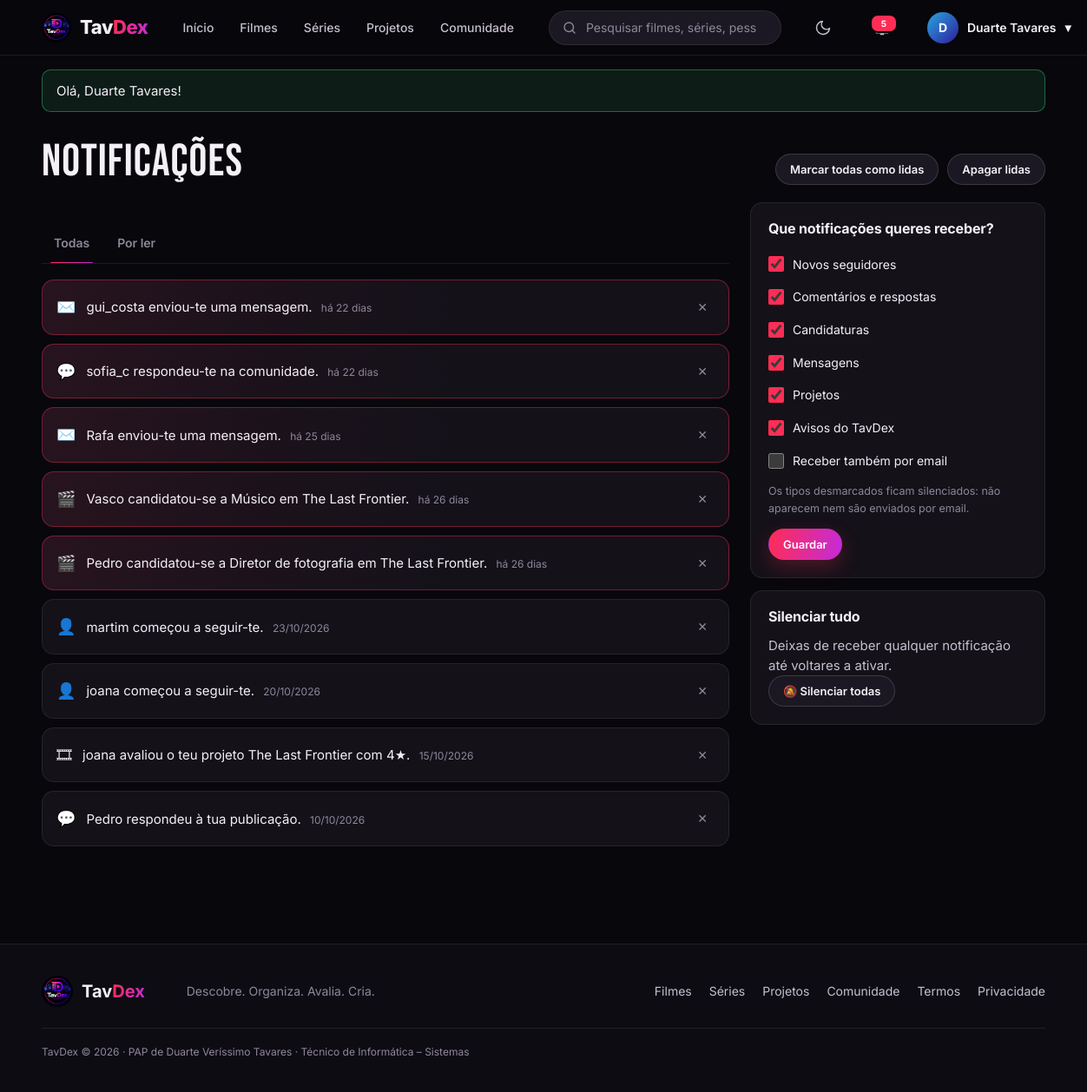
/notificacoes.php (signed in), run on the app's committed database.
### tables this page shows
CREATE TABLE utilizadores (
    id INT AUTO_INCREMENT PRIMARY KEY,
    nome VARCHAR(20) NOT NULL UNIQUE,                 
    nome_exibicao VARCHAR(50) NULL,                   
    email VARCHAR(120) NOT NULL UNIQUE,
    email_verificado BOOLEAN NOT NULL DEFAULT 0,      
    email_pendente VARCHAR(120) NULL,                 
    password_hash VARCHAR(255) NULL,
    google_id VARCHAR(50) NULL UNIQUE,                
    google_email VARCHAR(120) NULL,
    bio VARCHAR(160) NOT NULL DEFAULT '',
    localizacao VARCHAR(40) NOT NULL DEFAULT '',
    cor SMALLINT NOT NULL DEFAULT 330,               
    foto MEDIUMBLOB NULL,                             
    foto_versao INT NOT NULL DEFAULT 0,               
    tema_banner ENUM('colina','pipocas','claquete','pelicula','marquise') NOT NULL DEFAULT 'colina',    
    banner MEDIUMBLOB NULL,                           
    banner_versao INT NOT NULL DEFAULT 0,             
    mostrar_listas BOOLEAN NOT NULL DEFAULT 1,        
    mostrar_seguidores BOOLEAN NOT NULL DEFAULT 1,    
    papel ENUM('utilizador','admin') NOT NULL DEFAULT 'utilizador',
    bloqueado BOOLEAN NOT NULL DEFAULT 0,
    notif_email BOOLEAN NOT NULL DEFAULT 0,           
    ultimo_login DATETIME NULL,
    criado_em TIMESTAMP NOT NULL DEFAULT CURRENT_TIMESTAMP
);

CREATE TABLE notificacoes (
    id INT AUTO_INCREMENT PRIMARY KEY,
    utilizador_id INT NOT NULL,
    tipo ENUM('seguidor','comentario','candidatura','mensagem','projeto','sistema') NOT NULL,
    texto VARCHAR(255) NOT NULL,
    link VARCHAR(200) NOT NULL DEFAULT '',
    lida BOOLEAN NOT NULL DEFAULT 0,
    criado_em TIMESTAMP NOT NULL DEFAULT CURRENT_TIMESTAMP,
    FOREIGN KEY (utilizador_id) REFERENCES utilizadores(id) ON DELETE CASCADE
);

### notificacoes.php (the view, shortened to what this page needs)
<?php
require 'lib.php';
$u = exigir_login();
$uid = (int)$u['id'];
$tipos = ['seguidor' => 'Novos seguidores', 'comentario' => 'Comentários e respostas', 'candidatura' => 'Candidaturas', 'mensagem' => 'Mensagens', 'projeto' => 'Projetos', 'sistema' => 'Avisos do TavDex'];
$filtro = $_GET['f'] ?? 'todas';
[$lista, $total, $pag] = paginado('SELECT * FROM notificacoes WHERE utilizador_id = ?' . ($filtro === 'por_ler' ? ' AND lida = 0' : ''), [$uid], 'ORDER BY criado_em DESC, id DESC', 20);
$silenciadas = array_column(linhas('SELECT tipo FROM notif_silenciadas WHERE utilizador_id = ?', [$uid]), 'tipo');
$icones = ['seguidor' => '👤', 'comentario' => '💬', 'candidatura' => '🎬', 'mensagem' => '✉️', 'projeto' => '🎞', 'sistema' => '⚑'];
require 'cabecalho.php';
?>
<div class="content"><div class="left">
  <div class="ah"><h1 class="ph">Notificações</h1>
    <div class="btns">
      <form method="post" class="inline"><?= campo_csrf() ?><input type="hidden" name="op" value="todas_lidas"><button class="btn ghost sm">Marcar todas como lidas</button></form>
      <form method="post" class="inline"><?= campo_csrf() ?><input type="hidden" name="op" value="limpar"><button class="btn ghost sm">Apagar lidas</button></form>
    </div></div>
  <div class="dcols"><div>
    <div class="tabs links"><a class="<?= $filtro === 'todas' ? 'on' : '' ?>" href="?f=todas">Todas</a><a class="<?= $filtro === 'por_ler' ? 'on' : '' ?>" href="?f=por_ler">Por ler</a></div>
    <?php foreach ($lista as $n): ?>
      <div class="box rv notif<?= $n['lida'] ? '' : ' unread' ?>">
        <span class="ni"><?= $icones[$n['tipo']] ?? '•' ?></span>
        <a href="?abrir=<?= $n['id'] ?>"><?= e($n['texto']) ?> <small><?= tempo($n['criado_em']) ?></small></a>
        <form method="post" class="inline"><?= campo_csrf() ?><input type="hidden" name="op" value="apagar"><input type="hidden" name="id" value="<?= $n['id'] ?>"><button class="del-btn" title="Apagar">✕</button></form>
      </div>
    <?php endforeach; ?>
  </div><div>
    <form method="post" class="box nset"><?= campo_csrf() ?><input type="hidden" name="op" value="preferencias">
      <h3>Que notificações queres receber?</h3>
      <?php foreach ($tipos as $t => $nome): ?>
        <label><input type="checkbox" name="tipos[]" value="<?= $t ?>" <?= in_array($t, $silenciadas, true) ? '' : 'checked' ?>> <?= $nome ?></label>
      <?php endforeach; ?>
      <label><input type="checkbox" name="email" <?= $u['notif_email'] ? 'checked' : '' ?>> Receber também por email</label>
      <small>Os tipos desmarcados ficam silenciados: não aparecem nem são enviados por email.</small>
      <button class="btn primary sm">Guardar</button>
    </form>
    <form method="post" class="box"><?= campo_csrf() ?><input type="hidden" name="op" value="silenciar_tudo">
      <h3>Silenciar tudo</h3><p class="muted">Deixas de receber qualquer notificação até voltares a ativar.</p>
      <button class="btn ghost sm">🔕 Silenciar todas</button></form>
  </div></div>
</div></div>
<?php require 'rodape.php'; ?>

### cabecalho.php (shortened to what this page needs)
<?php
$u = eu();
$ativo = $ativo ?? '';
$por_ler = $u ? (int)valor('SELECT COUNT(*) FROM notificacoes WHERE utilizador_id = ? AND lida = 0', [$u['id']]) : 0;
$menu = ['index.php' => 'Início', 'catalogo.php?tipo=filme' => 'Filmes', 'catalogo.php?tipo=serie' => 'Séries', 'projetos.php' => 'Projetos', 'comunidade.php' => 'Comunidade'];
?><!DOCTYPE html>
<html lang="pt-PT">
<head>
<link rel="stylesheet" href="style.css">
</head>
<body class="<?= e_admin() ? 'is-admin' : '' ?>">
<header class="nav">
  <a href="index.php" class="bl"><img src="logo.png" alt=""><span>Tav<em>Dex</em></span></a>
  <nav>
    <?php foreach ($menu as $url => $nome): ?>
      <a href="<?= $url ?>" class="<?= $ativo === $nome ? 'active' : '' ?>"><?= $nome ?></a>
    <?php endforeach; ?>
  </nav>
  <form class="search" action="pesquisa.php" method="get" role="search">
    <svg viewBox="0 0 24 24"><circle cx="11" cy="11" r="7"/><path d="M20 20l-4-4"/></svg>
    <input type="search" name="q" value="<?= e($_GET['q'] ?? '') ?>" placeholder="Pesquisar filmes, séries, pessoas, projetos...">
  </form>
  <button class="icone-btn tema" type="button" data-tema aria-label="Mudar entre modo escuro e claro" title="Modo escuro / claro">
    <svg class="lua" viewBox="0 0 24 24"><path d="M21 12.8A9 9 0 1111.2 3a7 7 0 009.8 9.8z"/></svg>
  </button>
  <?php if ($u): ?>
    <a class="bell" href="notificacoes.php" aria-label="Notificações"><svg viewBox="0 0 24 24"><path d="M6 17V11a6 6 0 0112 0v6l2 2H4zM10 21h4"/></svg><?php if ($por_ler): ?><i><?= $por_ler ?></i><?php endif; ?></a>
    <div class="um">
      <button class="ub" type="button"><?= avatar($u) ?><span class="nome"><?= e(nome_visivel($u)) ?></span> ▾</button>
    </div>
  <?php else: ?>
    <a class="btn ghost sm nav-btn" href="login.php?voltar=<?= urlencode($_SERVER['REQUEST_URI'] ?? 'index.php') ?>">Entrar</a>
    <a class="btn primary sm nav-btn" href="registar.php">Registar</a>
  <?php endif; ?>
</header>
<main>
<?= mostrar_avisos() ?>

### lib.php (shortened to what this page needs)
<?php
function bd(): PDO
{
    static $pdo = null;
    if ($pdo === null) {
        $dsn = getenv('TAVDEX_DSN') ?: 'mysql:host=' . BD_HOST . ';dbname=' . BD_NOME . ';charset=utf8mb4';
        try {
            $pdo = new PDO($dsn, BD_UTILIZADOR, BD_PASSWORD, [
                PDO::ATTR_ERRMODE => PDO::ERRMODE_EXCEPTION,
                PDO::ATTR_DEFAULT_FETCH_MODE => PDO::FETCH_ASSOC,
            ]);
        } catch (PDOException $e) {
            http_response_code(500);
            exit('<p style="font-family:sans-serif">Não foi possível ligar à base de dados. Confirma que o MySQL está ligado (no XAMPP ou nos Serviços do Windows), que a password em <b>config.php</b> está certa e que importaste <b>base_dados.sql</b> e <b>dados.sql</b>.</p>');
        }
    }
    return $pdo;
}
function sql(string $consulta, array $param = []): PDOStatement
{
    $st = bd()->prepare($consulta);
    $st->execute($param);
    return $st;
}
function linhas(string $consulta, array $param = []): array
{
    return sql($consulta, $param)->fetchAll();
}
function linha(string $consulta, array $param = []): ?array
{
    $r = sql($consulta, $param)->fetch();
    return $r ?: null;
}
function valor(string $consulta, array $param = [])
{
    return sql($consulta, $param)->fetchColumn();
}
function eu(): ?array
{
    static $u = false;
    if ($u === false) {
        $u = null;
        if (!empty($_SESSION['uid'])) {
            $u = linha('SELECT * FROM utilizadores WHERE id = ?', [$_SESSION['uid']]);
        }
    }
    return $u;
}
function e_admin(): bool
{
    return eu() && eu()['papel'] === 'admin';
}
function exigir_login(): array
{
    if (!eu()) {
        aviso('Inicia sessão para continuar.', 'erro');
        ir('login.php?voltar=' . urlencode($_SERVER['REQUEST_URI'] ?? 'index.php'));
    }
    return eu();
}
function e($texto): string
{
    return htmlspecialchars((string)$texto, ENT_QUOTES, 'UTF-8');
}
function mostrar_avisos(): string
{
    $html = '';
    foreach ($_SESSION['avisos'] ?? [] as [$tipo, $texto]) {
        $html .= '<div class="flash ' . e($tipo) . '">' . e($texto) . '</div>';
    }
    return $html;
}
function tempo(?string $data): string
{
    $s = time() - strtotime($data);
    if ($s < 2592000) return 'há ' . floor($s / 86400) . ' dias';
    return date('d/m/Y', strtotime($data));
}
function extras_utilizador(string $nome): array
{
    static $mapa = null;
    if ($mapa === null) {
        $mapa = [];
        foreach (linhas('SELECT id, nome, nome_exibicao, foto_versao FROM utilizadores WHERE nome_exibicao IS NOT NULL OR foto_versao > 0') as $r) {
            $mapa[$r['nome']] = $r;
        }
    }
    return $mapa[$nome] ?? [];
}
function nome_visivel(array $u): string
{
    $exibicao = $u['nome_exibicao'] ?? (extras_utilizador($u['nome'] ?? '')['nome_exibicao'] ?? null);
    return trim((string)$exibicao) !== '' ? $exibicao : ($u['nome'] ?? '');
}
function url_foto(array $u): ?string
{
    $extra = extras_utilizador($u['nome'] ?? '');
    $versao = (int)($u['foto_versao'] ?? ($extra['foto_versao'] ?? 0));
    $id = (int)(isset($u['foto_versao']) ? $u['id'] : ($extra['id'] ?? 0));
    return $versao > 0 && $id ? 'imagem.php?u=' . $id . '&t=foto&v=' . $versao : null;
}
function avatar(array $u, string $tamanho = 's'): string
{
    $foto = url_foto($u);
    $letra = mb_strtoupper(mb_substr(nome_visivel($u), 0, 1));
    return '<span class="av ' . $tamanho . '" style="--h:' . (int)$u['cor'] . '">' . e($letra) . '</span>';
}
function paginado(string $consulta, array $param, string $ordem, int $por_pagina): array
{
    $total = (int)valor("SELECT COUNT(*) FROM ($consulta) x", $param);
    $paginas = max(1, (int)ceil($total / $por_pagina));
    $pagina = min(max(1, (int)($_GET['p'] ?? 1)), $paginas);
    $linhas = linhas("$consulta $ordem LIMIT $por_pagina OFFSET " . (($pagina - 1) * $por_pagina), $param);
    return [$linhas, $total, $pagina];
}

### data on the page
utilizadores: nome_exibicao "D", nome_exibicao "Duarte Tavares"
notificacoes: tipo "✉️", texto "gui_costa enviou-te uma mensagem.", criado_em "há 22 dias"
notificacoes: tipo "💬", texto "sofia_c respondeu-te na comunidade.", criado_em "há 22 dias"
notificacoes: tipo "✉️", texto "Rafa enviou-te uma mensagem.", criado_em "há 25 dias"
notificacoes: tipo "🎬", texto "Vasco candidatou-se a Músico em The Last Frontier.", criado_em "há 26 dias"
notificacoes: tipo "🎬", texto "Pedro candidatou-se a Diretor de fotografia em The Last Frontier.", criado_em "há 26 dias"
notificacoes: tipo "👤", texto "martim começou a seguir-te.", criado_em "23/10/2026"
notificacoes: tipo "👤", texto "joana começou a seguir-te.", criado_em "20/10/2026"
notificacoes: tipo "🎞", texto "joana avaliou o teu projeto The Last Frontier com 4★.", criado_em "15/10/2026"
notificacoes: tipo "💬", texto "Pedro respondeu à tua publicação.", criado_em "10/10/2026"

### other printed values
$nome "Início"
$nome "Filmes"
$nome "Séries"
$nome "Projetos"
$nome "Comunidade"
$por_ler "5"
$texto "Olá, Duarte Tavares!"
$nome "Novos seguidores"
$nome "Comentários e respostas"
$nome "Candidaturas"
$nome "Mensagens"
$nome "Avisos do TavDex"
